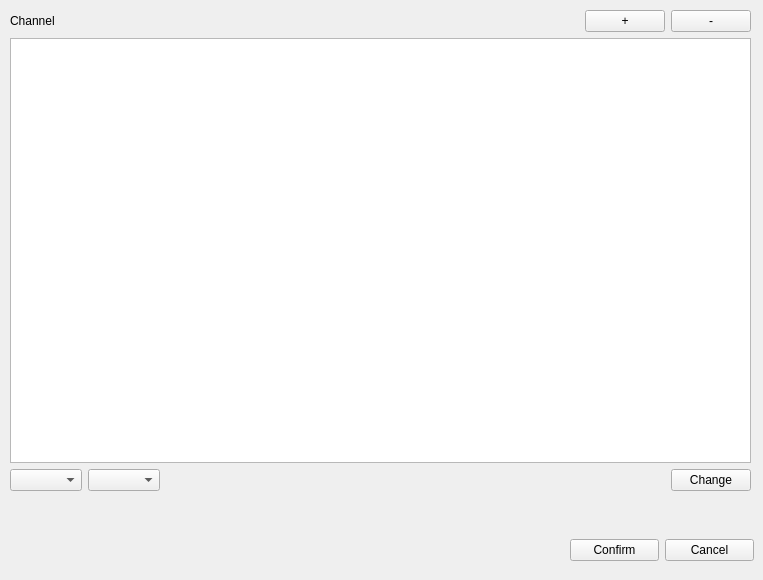
    <widget class="QWidget" name="editRobotgbx">
     <widget class="QLabel" name="selectedChannelEditRobotslbl">
      <property name="geometry">
       <rect>
        <x>300</x>
        <y>179</y>
        <width>31</width>
        <height>21</height>
       </rect>
      </property>
      <property name="text">
       <string/>
      </property>
     </widget>
     <widget class="QWidget" name="horizontalLayoutWidget_9">
      <property name="geometry">
       <rect>
        <x>570</x>
        <y>530</y>
        <width>184</width>
        <height>41</height>
       </rect>
      </property>
      <layout class="QHBoxLayout" name="horizontalLayout_25">
       <item>
        <widget class="QPushButton" name="confirmEditRobotsbtn">
         <property name="text">
          <string>Confirm</string>
         </property>
        </widget>
       </item>
       <item>
        <widget class="QPushButton" name="cancelEditRobotsbtn">
         <property name="text">
          <string>Cancel</string>
         </property>
        </widget>
       </item>
      </layout>
     </widget>
     <widget class="QWidget" name="verticalLayoutWidget_2">
      <property name="geometry">
       <rect>
        <x>10</x>
        <y>10</y>
        <width>741</width>
        <height>481</height>
       </rect>
      </property>
      <layout class="QVBoxLayout" name="verticalLayout_2">
       <item>
        <layout class="QHBoxLayout" name="horizontalLayout_26">
         <item>
          <widget class="QLabel" name="channelEditRobotslbl">
           <property name="text">
            <string>Channel</string>
           </property>
          </widget>
         </item>
         <item>
          <spacer name="horizontalSpacer_10">
           <property name="orientation">
            <enum>Qt::Horizontal</enum>
           </property>
           <property name="sizeHint" stdset="0">
            <size>
             <width>40</width>
             <height>20</height>
            </size>
           </property>
          </spacer>
         </item>
         <item>
          <widget class="QPushButton" name="plusEditRobotsbtn">
           <property name="text">
            <string>+</string>
           </property>
          </widget>
         </item>
         <item>
          <widget class="QPushButton" name="minusEditRobotsbtn">
           <property name="text">
            <string>-</string>
           </property>
          </widget>
         </item>
        </layout>
       </item>
       <item>
        <widget class="QTableView" name="tableView"/>
       </item>
       <item>
        <layout class="QHBoxLayout" name="horizontalLayout_27">
         <item>
          <widget class="QComboBox" name="selectedChannelEditRobotsbtn"/>
         </item>
         <item>
          <widget class="QComboBox" name="selectedRobotEditRobotscbx"/>
         </item>
         <item>
          <spacer name="horizontalSpacer_11">
           <property name="orientation">
            <enum>Qt::Horizontal</enum>
           </property>
           <property name="sizeHint" stdset="0">
            <size>
             <width>40</width>
             <height>20</height>
            </size>
           </property>
          </spacer>
         </item>
         <item>
          <widget class="QPushButton" name="changeEditRobotsbtn">
           <property name="text">
            <string>Change</string>
           </property>
          </widget>
         </item>
        </layout>
       </item>
      </layout>
     </widget>
    </widget>
